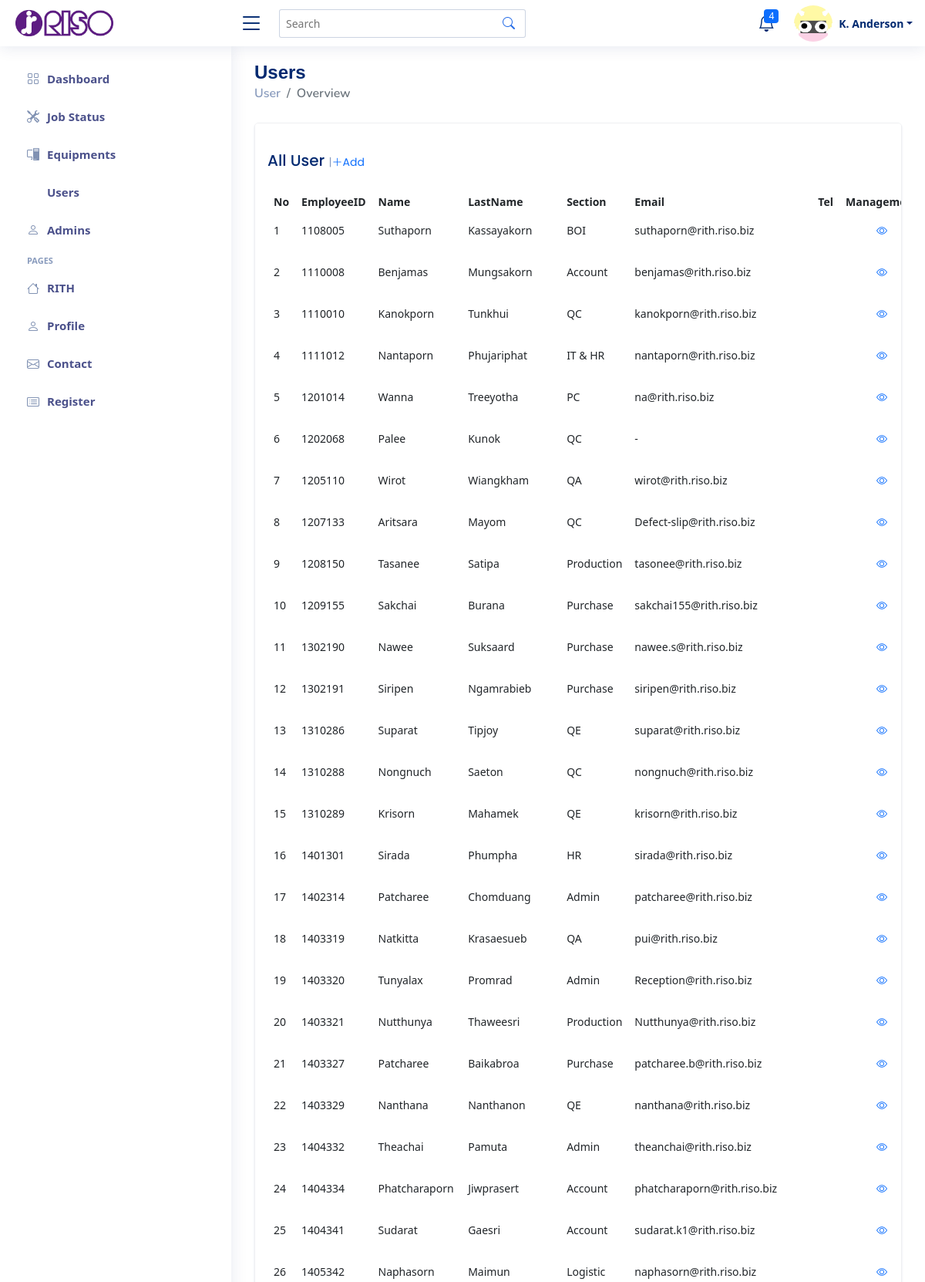
The app's page /tbl_user.php (upper part) with its own data.
### tables this page shows
CREATE TABLE `rith_user` (
  `user_id` int(10) NOT NULL,
  `user_name` varchar(255) DEFAULT NULL,
  `user_lastname` varchar(255) DEFAULT NULL,
  `user_pass` varchar(20) DEFAULT NULL,
  `item_name` varchar(20) DEFAULT NULL,
  `user_sec` varchar(10) DEFAULT NULL,
  `user_reg` date DEFAULT NULL,
  `user_address` varchar(255) NOT NULL,
  `user_mail` varchar(120) DEFAULT NULL,
  `user_tel` varchar(10) DEFAULT NULL,
  `user_type` varchar(10) NOT NULL,
  `user_img` varchar(55) NOT NULL
);

### config/function.php (called while the page is built, shortened)
<?php
class DB_CON
{
    function __construct()
    {
        $connect = mysqli_connect(DB_SERVER, DB_USER, DB_PASS, DB_NAME);
        $this->dbcon = $connect;
    }
    public function fetchdata_users()
    {
        $result = mysqli_query($this->dbcon, "SELECT * FROM rith_user");
        return $result;
    }
}

### tbl_user.php (the view, shortened to what this page needs)
<!DOCTYPE html>
<html lang="en">
<head>
    <link href="assets/vendor/bootstrap/css/bootstrap.min.css" rel="stylesheet">
    <link href="assets/vendor/bootstrap-icons/bootstrap-icons.css" rel="stylesheet">
    <link href="assets/vendor/boxicons/css/boxicons.min.css" rel="stylesheet">
    <link href="assets/vendor/quill/quill.snow.css" rel="stylesheet">
    <link href="assets/vendor/quill/quill.bubble.css" rel="stylesheet">
    <link href="assets/vendor/remixicon/remixicon.css" rel="stylesheet">
    <link href="assets/vendor/simple-datatables/style.css" rel="stylesheet">
    <link href="https://cdn.jsdelivr.net/npm/bootstrap@5.2.3/dist/css/bootstrap.min.css" rel="stylesheet">
    <link href="assets/css/style.css" rel="stylesheet">
</head>
<body>
    <header id="header" class="header fixed-top d-flex align-items-center">
        <div class="d-flex align-items-center justify-content-between">
            <a href="index.php" class="logo d-flex align-items-center">
                <img src="assets/img/Riso-logo.jpg" alt="">
            </a>
            <i class="bi bi-list toggle-sidebar-btn"></i>
        </div>
        <div class="search-bar">
            <form class="search-form d-flex align-items-center" method="POST" action="#">
                <input type="text" name="query" placeholder="Search" title="Enter search keyword">
                <button type="submit" title="Search"><i class="bi bi-search"></i></button>
            </form>
        </div>
        <nav class="header-nav ms-auto">
            <ul class="d-flex align-items-center">
                <li class="nav-item dropdown">
                    <a class="nav-link nav-icon" href="#" data-bs-toggle="dropdown">
                        <i class="bi bi-bell"></i>
                        <span class="badge bg-primary badge-number">4</span>
                    </a>
                </li>
                <li class="nav-item dropdown pe-3">
                    <a class="nav-link nav-profile d-flex align-items-center pe-0" href="#" data-bs-toggle="dropdown">
                        <img src="assets/img/logo mofuu V2.jpg" alt="Profile" class="rounded-circle">
                        <span class="d-none d-md-block dropdown-toggle ps-2">K. Anderson</span>
                    </a>
                </li>
            </ul>
        </nav>
    </header>
    <aside id="sidebar" class="sidebar">
        <ul class="sidebar-nav" id="sidebar-nav">
            <li class="nav-item">
                <a class="nav-link  collapsed" href="index.php">
                    <i class="bi bi-grid"></i>
                    <span>Dashboard</span>
                </a>
            </li>
            <li class="nav-item">
                <a class="nav-link collapsed" " href=" job_status.php">
                    <i class="bi bi-tools"></i></i><span>Job Status</span>
                </a>
            </li>
            <li class="nav-item">
                <a class="nav-link collapsed" href="equip_tbl.php">
                    <i class="bi bi-pc-display"></i><span>Equipments</span>
                </a>
            </li>
            <li class="nav-item">
                <a class="nav-link" data-bs-target=" #tables-nav" data-bs-toggle="collapse" href="tbl_user.php">
                    <i class="bi bi-people"></i><span>Users</span>
                </a>
            </li>
            <li class="nav-item">
                <a class="nav-link collapsed" href="admin_tbl.php">
                    <i class="bi bi-person"></i><span>Admins</span>
                </a>
            </li>
            <li class="nav-heading">Pages</li>
            <li class="nav-item">
                <a class="nav-link collapsed" href="index.php">
                    <i class="bi bi-house"></i>
                    <span>RITH</span>
                </a>
            </li>
            <li class="nav-item">
                <a class="nav-link collapsed" href="users-profile.html">
                    <i class="bi bi-person"></i>
                    <span>Profile</span>
                </a>
            </li>
            <li class="nav-item">
                <a class="nav-link collapsed" href="pages-contact.html">
                    <i class="bi bi-envelope"></i>
                    <span>Contact</span>
                </a>
            </li>
            <li class="nav-item">
                <a class="nav-link collapsed" href="insertuser.html">
                    <i class="bi bi-card-list"></i>
                    <span>Register</span>
                </a>
            </li>
        </ul>
    </aside>
    <main id="main" class="main">
        <div class="row">
            <div class="pagetitle">
                <h1>Users</h1>
                <nav>
                    <ol class="breadcrumb">
                        <li class="breadcrumb-item"><a href="#">User</a></li>
                        <li class="breadcrumb-item active">Overview</li>
                    </ol>
                </nav>
            </div>
        </div>
        <section class="section dashboard">
            <div class="row">
                <div class="col-12">
                    <div class="card recent-sales overflow-auto">
                        <div class="card-body">
                            <h5 class="card-title">All User <span> |<a href="modal" data-bs-toggle="modal" data-bs-target="#staticBackdrop" <i class="bi bi-plus-lg"></i>Add</a></span>
                            </h5>
                                            <?php
                                            include_once('config\function.php');
                                            ?>
                            <table class="table table-borderless datatable">
                                <thead>
                                    <tr>
                                        <th scope="col" class="th1">No</th>
                                        <th scope="col" class="th2">EmployeeID</th>
                                        <th scope="col" class="th3">Name</th>
                                        <th scope="col" class="th4">LastName</th>
                                        <th scope="col" class="th5">Section</th>
                                        <th scope="col" class="th6">Email</th>
                                        <th scope="col" class="th7">Tel</th>
                                        <th scope="col" class="th8">Management</th>
                                    </tr>
                                </thead>
                                <tbody>
                                    <?php
                                    include_once('config\function.php');
                                    $fetchdata = new DB_CON();
                                    $sql = $fetchdata->fetchdata_users();
                                    $order = 1;
                                    while ($row = mysqli_fetch_array($sql)) {
                                    ?>
                                        <tr>
                                            <td class="column1"><?php echo $order++; ?></td>
                                            <td class="column2">
                                                <?php echo $row['user_id']; ?>
                                            </td>
                                            <td class="column3">
                                                <?php echo $row['user_name']; ?>
                                            </td>
                                            <td class="column3">
                                                <?php echo $row['user_lastname']; ?>
                                            </td>
                                            <td class="column6">
                                                <?php echo $row['user_sec']; ?>
                                            </td>
                                            <td class="column6">
                                                <?php echo $row['user_mail']; ?>
                                            </td>
                                            <td class="column6">
                                            </td>
                                            <td class="column7"><a href=update_users.php?edit_user=<?php echo $row['user_id']; ?>" class="bi bi-eye"></a></td>
                                        </tr>
                                    <?php } ?>
                                </tbody>
                            </table>
                        </div>
                    </div>
                </div>
            </div>
        </section>
    </main>
</body>
</html>

### records on screen
rith_user: user_id "1108005", user_name "Suthaporn", user_lastname "Kassayakorn", user_sec "BOI", user_mail "suthaporn@rith.riso.biz"
rith_user: user_id "1110008", user_name "Benjamas", user_lastname "Mungsakorn", user_sec "Account", user_mail "benjamas@rith.riso.biz"
rith_user: user_id "1110010", user_name "Kanokporn", user_lastname "Tunkhui", user_sec "QC", user_mail "kanokporn@rith.riso.biz"
rith_user: user_id "1111012", user_name "Nantaporn", user_lastname "Phujariphat", user_sec "IT & HR", user_mail "nantaporn@rith.riso.biz"
rith_user: user_id "1201014", user_name "Wanna", user_lastname "Treeyotha", user_sec "PC", user_mail "na@rith.riso.biz"
rith_user: user_id "1202068", user_name "Palee", user_lastname "Kunok", user_sec "QC", user_mail "-"
rith_user: user_id "1205110", user_name "Wirot", user_lastname "Wiangkham", user_sec "QA", user_mail "wirot@rith.riso.biz"
rith_user: user_id "1207133", user_name "Aritsara", user_lastname "Mayom", user_sec "QC", user_mail "Defect-slip@rith.riso.biz"
rith_user: user_id "1208150", user_name "Tasanee", user_lastname "Satipa", user_sec "Production", user_mail "tasonee@rith.riso.biz"
rith_user: user_id "1209155", user_name "Sakchai", user_lastname "Burana", user_sec "Purchase", user_mail "sakchai155@rith.riso.biz"
rith_user: user_id "1302190", user_name "Nawee", user_lastname "Suksaard", user_sec "Purchase", user_mail "nawee.s@rith.riso.biz"
rith_user: user_id "1302191", user_name "Siripen", user_lastname "Ngamrabieb", user_sec "Purchase", user_mail "siripen@rith.riso.biz"
rith_user: user_id "1310286", user_name "Suparat", user_lastname "Tipjoy", user_sec "QE", user_mail "suparat@rith.riso.biz"
rith_user: user_id "1310288", user_name "Nongnuch", user_lastname "Saeton", user_sec "QC", user_mail "nongnuch@rith.riso.biz"
rith_user: user_id "1310289", user_name "Krisorn", user_lastname "Mahamek", user_sec "QE", user_mail "krisorn@rith.riso.biz"
rith_user: user_id "1401301", user_name "Sirada", user_lastname "Phumpha", user_sec "HR", user_mail "sirada@rith.riso.biz"
rith_user: user_id "1402314", user_name "Patcharee", user_lastname "Chomduang", user_sec "Admin", user_mail "patcharee@rith.riso.biz"
rith_user: user_id "1403319", user_name "Natkitta", user_lastname "Krasaesueb", user_sec "QA", user_mail "pui@rith.riso.biz"
rith_user: user_id "1403320", user_name "Tunyalax", user_lastname "Promrad", user_sec "Admin", user_mail "Reception@rith.riso.biz"
rith_user: user_id "1403321", user_name "Nutthunya", user_lastname "Thaweesri", user_sec "Production", user_mail "Nutthunya@rith.riso.biz"
rith_user: user_id "1403327", user_name "Patcharee", user_lastname "Baikabroa", user_sec "Purchase", user_mail "patcharee.b@rith.riso.biz"
rith_user: user_id "1403329", user_name "Nanthana", user_lastname "Nanthanon", user_sec "QE", user_mail "nanthana@rith.riso.biz"
rith_user: user_id "1404332", user_name "Theachai", user_lastname "Pamuta", user_sec "Admin", user_mail "theanchai@rith.riso.biz"
rith_user: user_id "1404334", user_name "Phatcharaporn", user_lastname "Jiwprasert", user_sec "Account", user_mail "phatcharaporn@rith.riso.biz"
rith_user: user_id "1404341", user_name "Sudarat", user_lastname "Gaesri", user_sec "Account", user_mail "sudarat.k1@rith.riso.biz"
rith_user: user_id "1405342", user_name "Naphasorn", user_lastname "Maimun", user_sec "Logistic", user_mail "naphasorn@rith.riso.biz"
